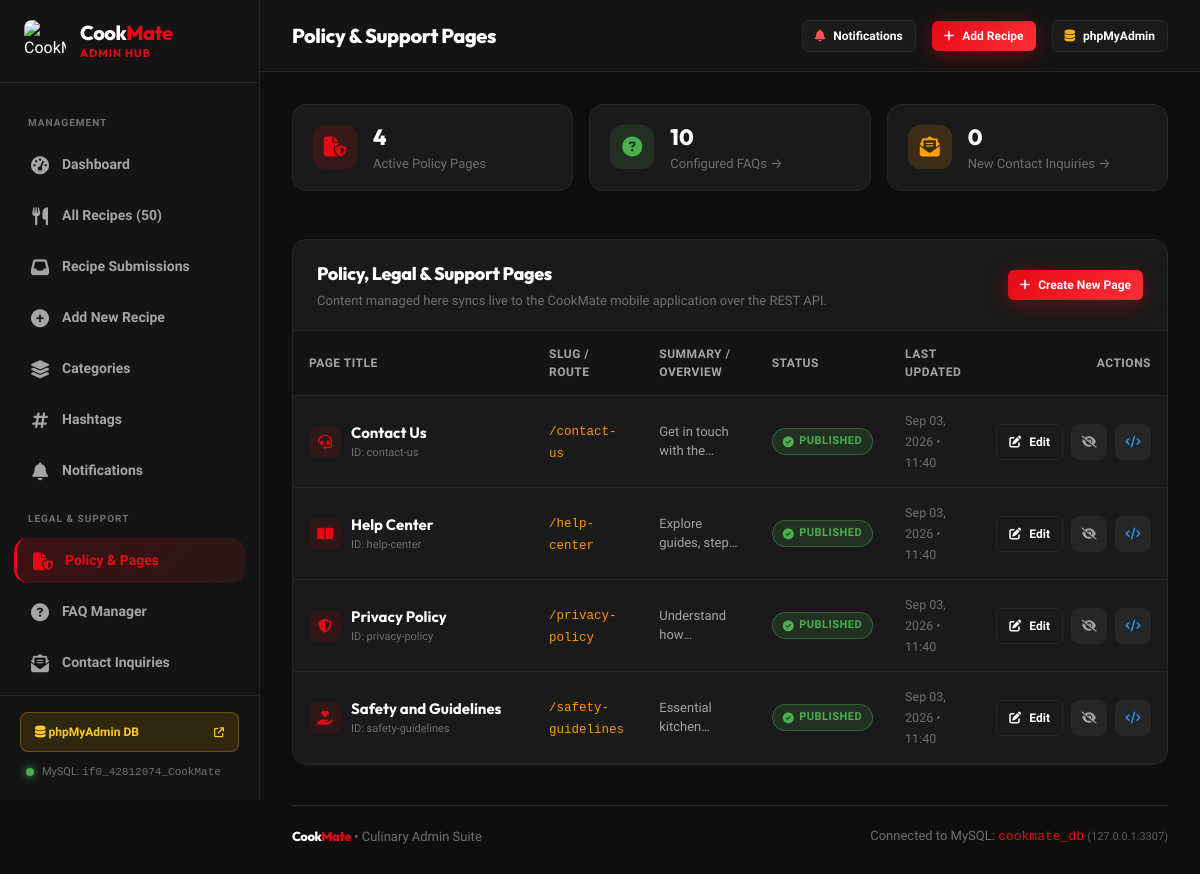
The page /cookmate_admin_web/support_pages.php on the database its author committed.
### tables this page shows
CREATE TABLE IF NOT EXISTS support_pages (
    id VARCHAR(64) PRIMARY KEY,
    title VARCHAR(255) NOT NULL,
    slug VARCHAR(64) UNIQUE NOT NULL,
    summary VARCHAR(500) NULL,
    content LONGTEXT NOT NULL,
    meta_json LONGTEXT NULL,
    is_published TINYINT(1) NOT NULL DEFAULT 1,
    created_at DATETIME DEFAULT CURRENT_TIMESTAMP,
    updated_at DATETIME DEFAULT CURRENT_TIMESTAMP ON UPDATE CURRENT_TIMESTAMP,
    INDEX idx_page_slug (slug),
    INDEX idx_page_published (is_published)
);

### cookmate_admin_web/support_pages.php (the view, shortened to what this page needs)
<?php
require_once __DIR__ . '/config/db.php';
$pdo = get_db_connection();
try {
    $pdo->query("SELECT 1 FROM support_pages LIMIT 1");
} catch (Exception $e) {
    if (file_exists(__DIR__ . '/migrations/004_create_support_and_pages.sql')) {
        $pdo->exec(file_get_contents(__DIR__ . '/migrations/004_create_support_and_pages.sql'));
    }
}
$stmt = $pdo->query("SELECT * FROM support_pages ORDER BY created_at ASC");
$pages = $stmt->fetchAll(PDO::FETCH_ASSOC);
$faqCount = (int)$pdo->query("SELECT COUNT(*) FROM faqs")->fetchColumn();
$inquiryCount = (int)$pdo->query("SELECT COUNT(*) FROM contact_inquiries WHERE status = 'new'")->fetchColumn();
require_once __DIR__ . '/includes/header.php';
?>
<div style="display: grid; grid-template-columns: repeat(auto-fit, minmax(220px, 1fr)); gap: 16px; margin-bottom: 24px;">
    <div class="card" style="padding: 16px 20px; display: flex; align-items: center; gap: 16px;">
        <div style="width: 44px; height: 44px; border-radius: 12px; background: rgba(229, 9, 21, 0.15); display: flex; align-items: center; justify-content: center; color: var(--cm-primary); font-size: 20px;">
            <i class="fa-solid fa-file-shield"></i>
        </div>
        <div>
            <div style="font-size: 22px; font-weight: 800; color: var(--cm-text-primary); font-family: 'Outfit', sans-serif;"><?= count($pages) ?></div>
            <div style="font-size: 13px; color: var(--cm-text-muted);">Active Policy Pages</div>
        </div>
    </div>
    <a href="<?= BASE_URL ?>/faqs.php" class="card" style="padding: 16px 20px; display: flex; align-items: center; gap: 16px; text-decoration: none; transition: transform 0.15s ease;" onmouseover="this.style.transform='translateY(-2px)'" onmouseout="this.style.transform='none'">
        <div style="width: 44px; height: 44px; border-radius: 12px; background: rgba(76, 175, 80, 0.15); display: flex; align-items: center; justify-content: center; color: #4CAF50; font-size: 20px;">
            <i class="fa-solid fa-circle-question"></i>
        </div>
        <div style="flex: 1;">
            <div style="font-size: 22px; font-weight: 800; color: var(--cm-text-primary); font-family: 'Outfit', sans-serif;"><?= $faqCount ?></div>
            <div style="font-size: 13px; color: var(--cm-text-muted);">Configured FAQs &rarr;</div>
        </div>
    </a>
    <a href="<?= BASE_URL ?>/contact_inquiries.php" class="card" style="padding: 16px 20px; display: flex; align-items: center; gap: 16px; text-decoration: none; transition: transform 0.15s ease;" onmouseover="this.style.transform='translateY(-2px)'" onmouseout="this.style.transform='none'">
        <div style="width: 44px; height: 44px; border-radius: 12px; background: rgba(255, 160, 0, 0.15); display: flex; align-items: center; justify-content: center; color: #FFA000; font-size: 20px;">
            <i class="fa-solid fa-envelope-open-text"></i>
        </div>
        <div style="flex: 1;">
            <div style="font-size: 22px; font-weight: 800; color: var(--cm-text-primary); font-family: 'Outfit', sans-serif;"><?= $inquiryCount ?></div>
            <div style="font-size: 13px; color: var(--cm-text-muted);">New Contact Inquiries &rarr;</div>
        </div>
    </a>
</div>
<div class="card" style="padding: 0; overflow: hidden;">
    <div style="padding: 20px 24px; border-bottom: 1px solid var(--cm-border); display: flex; justify-content: space-between; align-items: center; flex-wrap: wrap; gap: 12px;">
        <div>
            <h2 class="card-title" style="margin: 0;">Policy, Legal & Support Pages</h2>
            <p style="margin: 4px 0 0; font-size: 13px; color: var(--cm-text-muted);">
                Content managed here syncs live to the CookMate mobile application over the REST API.
            </p>
        </div>
        <a href="<?= BASE_URL ?>/support_page_edit.php" class="btn btn-primary btn-sm">
            <i class="fa-solid fa-plus"></i> Create New Page
        </a>
    </div>
    <div class="table-responsive">
        <table class="admin-table">
            <thead>
                <tr>
                    <th style="width: 240px;">Page Title</th>
                    <th>Slug / Route</th>
                    <th>Summary / Overview</th>
                    <th>Status</th>
                    <th>Last Updated</th>
                    <th style="text-align: right; width: 180px;">Actions</th>
                </tr>
            </thead>
            <tbody>
                <?php if (empty($pages)): ?>
                    <tr>
                        <td colspan="6" style="text-align: center; padding: 40px; color: var(--cm-text-muted);">
                            No support pages found. Run migration to seed default pages.
                        </td>
                    </tr>
                <?php else: ?>
                    <?php foreach ($pages as $page): ?>
                        <tr>
                            <td>
                                <div style="display: flex; align-items: center; gap: 10px;">
                                    <?php
                                    $iconClass = match($page['slug']) {
                                        'privacy-policy' => 'fa-shield-halved',
                                        'contact-us' => 'fa-headset',
                                        'help-center' => 'fa-book-open',
                                        'safety-guidelines' => 'fa-hand-holding-heart',
                                        default => 'fa-file-lines'
                                    };
                                    ?>
                                    <div style="width: 32px; height: 32px; border-radius: 8px; background: rgba(229, 9, 21, 0.1); display: flex; align-items: center; justify-content: center; color: var(--cm-primary); font-size: 14px;">
                                        <i class="fa-solid <?= $iconClass ?>"></i>
                                    </div>
                                    <div>
                                        <strong style="color: var(--cm-text-primary); font-size: 15px; font-family: 'Outfit', sans-serif;">
                                            <?= htmlspecialchars($page['title']) ?>
                                        </strong>
                                        <div style="font-size: 11px; color: var(--cm-text-muted);">ID: <?= htmlspecialchars($page['id']) ?></div>
                                    </div>
                                </div>
                            </td>
                            <td>
                                <code style="color: #FF9800; font-size: 12.5px;">/<?= htmlspecialchars($page['slug']) ?></code>
                            </td>
                            <td style="max-width: 300px;">
                                <div style="font-size: 13px; color: var(--cm-text-secondary); line-height: 1.4; display: -webkit-box; -webkit-line-clamp: 2; -webkit-box-orient: vertical; overflow: hidden;">
                                    <?= htmlspecialchars($page['summary'] ?: 'No summary provided.') ?>
                                </div>
                            </td>
                            <td>
                                <?php if ($page['is_published']): ?>
                                    <span class="badge badge-success" style="background: rgba(76, 175, 80, 0.15); color: #4CAF50; border: 1px solid rgba(76, 175, 80, 0.4);">
                                        <i class="fa-solid fa-circle-check"></i> Published
                                    </span>
                                <?php else: ?>
                                    <span class="badge" style="background: rgba(158, 158, 158, 0.15); color: #9E9E9E; border: 1px solid rgba(158, 158, 158, 0.4);">
                                        <i class="fa-solid fa-eye-slash"></i> Draft
                                    </span>
                                <?php endif; ?>
                            </td>
                            <td>
                                <span style="font-size: 12.5px; color: var(--cm-text-muted);">
                                    <?= date('M d, Y • H:i', strtotime($page['updated_at'])) ?>
                                </span>
                            </td>
                            <td style="text-align: right;">
                                <div style="display: inline-flex; gap: 8px;">
                                    <a href="<?= BASE_URL ?>/support_page_edit.php?id=<?= urlencode($page['id']) ?>" class="btn btn-secondary btn-sm" title="Edit Page Content">
                                        <i class="fa-solid fa-pen-to-square"></i> Edit
                                    </a>
                                    <a href="<?= BASE_URL ?>/support_pages.php?action=toggle&id=<?= urlencode($page['id']) ?>" class="btn btn-icon btn-sm" style="background: rgba(255,255,255,0.05); color: var(--cm-text-secondary);" title="Toggle Publish Status">
                                        <i class="fa-solid <?= $page['is_published'] ? 'fa-eye-slash' : 'fa-eye' ?>"></i>
                                    </a>
                                    <a href="<?= BASE_URL ?>/api/support/page.php?slug=<?= urlencode($page['slug']) ?>" target="_blank" class="btn btn-icon btn-sm" style="background: rgba(255,255,255,0.05); color: #2196F3;" title="View Live API JSON">
                                        <i class="fa-solid fa-code"></i>
                                    </a>
                                </div>
                            </td>
                        </tr>
                    <?php endforeach; ?>
                <?php endif; ?>
            </tbody>
        </table>
    </div>
</div>
<?php require_once __DIR__ . '/includes/footer.php'; ?>

### cookmate_admin_web/assets/css/admin.css (style rules this page uses)
:root { --cm-bg: #0E0E0E; --cm-surface: #141414; --cm-card: #1A1A1A; --cm-card-hover: #222222; --cm-border: #262626; --cm-border-focus: #E50915; --cm-primary: #E50915; --cm-primary-hover: #F40612; --cm-primary-glow: rgba(229, 9, 21, 0.25); --cm-secondary: #FF2E36; --cm-veg: #4CAF50; --cm-veg-bg: rgba(76, 175, 80, 0.14); --cm-nonveg: #E50915; --cm-nonveg-bg: rgba(229, 9, 21, 0.14); --cm-malnad: #2E7D32; --cm-malnad-bg: rgba(46, 125, 50, 0.18); --cm-gold: #FFB300; --cm-gold-bg: rgba(255, 179, 0, 0.15); --cm-blue: #29B6F6; --cm-blue-bg: rgba(41, 182, 246, 0.15); --cm-text-primary: #FFFFFF; --cm-text-secondary: #A5A5A5; --cm-text-muted: #707070; --cm-sidebar-width: 260px; --cm-header-height: 72px; --cm-radius-sm: 8px; --cm-radius-md: 14px; --cm-radius-lg: 20px; --cm-radius-full: 9999px; --cm-shadow-sm: 0 2px 8px rgba(0, 0, 0, 0.4); --cm-shadow-md: 0 8px 24px rgba(0, 0, 0, 0.5); --cm-shadow-lg: 0 16px 40px rgba(0, 0, 0, 0.6); --cm-glow-primary: 0 4px 20px rgba(229, 9, 21, 0.35); }
* { margin: 0; padding: 0; box-sizing: border-box; }
body { font-family: 'Plus Jakarta Sans', -apple-system, BlinkMacSystemFont, 'Segoe UI', Roboto, sans-serif; background-color: var(--cm-bg); color: var(--cm-text-primary); min-height: 100vh; display: flex; overflow-x: hidden; line-height: 1.5; }
h1, h2, h3, h4, h5, h6, .brand-font { font-family: 'Outfit', sans-serif; font-weight: 800; letter-spacing: -0.02em; color: var(--cm-text-primary); }
a { color: var(--cm-primary); text-decoration: none; transition: color 0.2s ease; }
.btn { display: inline-flex; align-items: center; justify-content: center; gap: 8px; padding: 10px 20px; border-radius: var(--cm-radius-sm); font-size: 14px; font-weight: 700; border: none; cursor: pointer; text-decoration: none; transition: all 0.2s cubic-bezier(0.4, 0, 0.2, 1); }
.btn-primary { background: linear-gradient(135deg, var(--cm-primary), var(--cm-secondary)); color: #FFFFFF; box-shadow: var(--cm-glow-primary); }
.btn-secondary { background-color: var(--cm-card); border: 1px solid var(--cm-border); color: var(--cm-text-primary); }
.btn-sm { padding: 6px 12px; font-size: 12px; border-radius: 6px; }
.btn-icon { width: 36px; height: 36px; padding: 0; border-radius: var(--cm-radius-sm); }
.card { background-color: var(--cm-card); border: 1px solid var(--cm-border); border-radius: var(--cm-radius-md); padding: 24px; margin-bottom: 24px; }
.card-title { font-size: 18px; font-weight: 800; }
.badge { display: inline-flex; align-items: center; gap: 5px; padding: 4px 10px; border-radius: var(--cm-radius-full); font-size: 11px; font-weight: 700; text-transform: uppercase; letter-spacing: 0.5px; }
.table-responsive { width: 100%; overflow-x: auto; }
.admin-table { width: 100%; border-collapse: separate; border-spacing: 0; text-align: left; }
.admin-table th { background-color: var(--cm-surface); color: var(--cm-text-secondary); font-size: 12px; font-weight: 700; text-transform: uppercase; letter-spacing: 0.5px; padding: 14px 16px; border-bottom: 1px solid var(--cm-border); }
.admin-table td { padding: 14px 16px; border-bottom: 1px solid var(--cm-border); color: var(--cm-text-primary); font-size: 14px; vertical-align: middle; }
.admin-table tbody tr { transition: background-color 0.15s ease; }

### rows shown on the page
support_pages: title "Contact Us", id "contact-us", slug "contact-us", summary "Get in touch with…", is_published 1 (drawn), updated_at "Sep 03, 2026 • 11:40"
support_pages: title "Help Center", id "help-center", slug "help-center", summary "Explore…", is_published 1 (drawn), updated_at "Sep 03, 2026 • 11:40"
support_pages: title "Privacy Policy", id "privacy-policy", slug "privacy-policy", summary "Understand…", is_published 1 (drawn), updated_at "Sep 03, 2026 • 11:40"
support_pages: title "Safety and Guidelines", id "safety-guidelines", slug "safety-guidelines", summary "Essential…", is_published 1 (drawn), updated_at "Sep 03, 2026 • 11:40"

### other values the page prints
$totalRecipeCount "50"
DB_NAME "if0_42812074_CookMate"
$pageTitle "Policy & Support Pages"
count($pages) "4"
$faqCount "10"
$inquiryCount "0"
$GLOBALS['cm_connected_db'] "cookmate_db"
$GLOBALS['cm_connected_host'] "127.0.0.1:3307"
